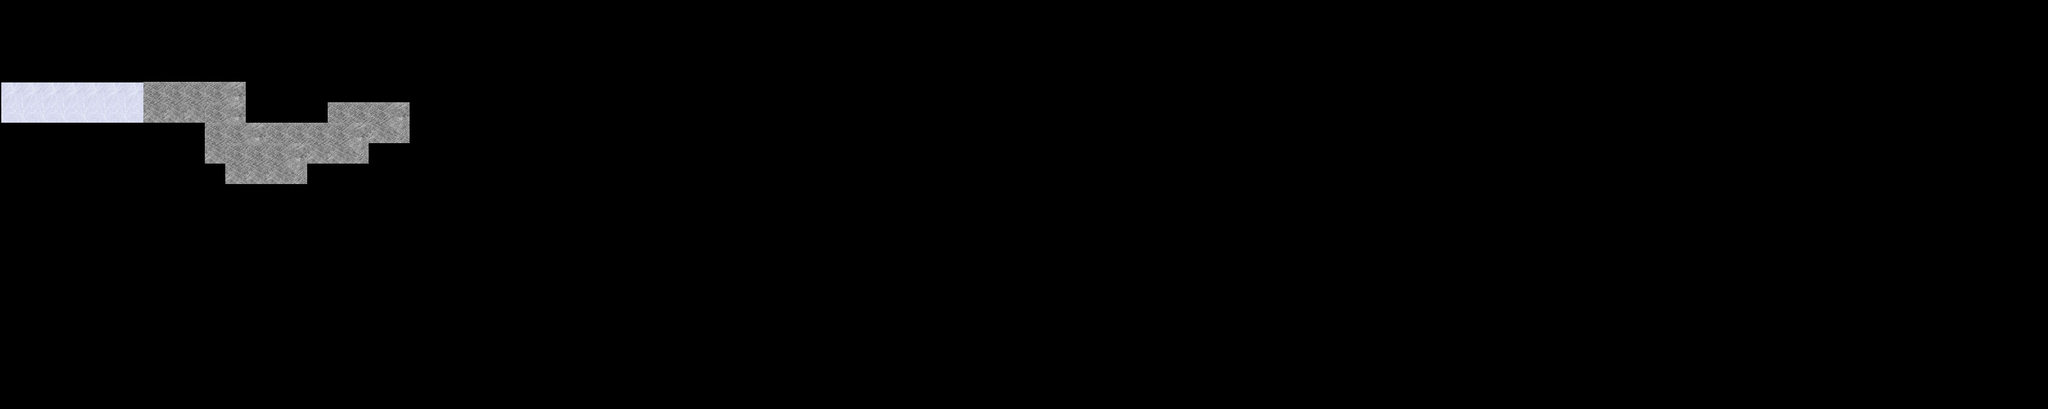

A level layout from a 2D game, rendered from its tile map. Below: a short description, then the map file with its tile-grid data intact:
An orthogonal 100x20 tile map with 32x32 px tiles, 1 tile layer (background) and 4 objects (player).

<map version="1.10" tiledversion="1.10.2" orientation="orthogonal" renderorder="right-down" width="100" height="20" tilewidth="32" tileheight="32" infinite="0" nextlayerid="3" nextobjectid="9">
 <tileset firstgid="1" source="tiles.tsx" />
 <layer id="1" name="background" width="100" height="20">
  <data encoding="csv">
0,0,0,0,0,0,0,0,0,0,0,0,0,0,0,0,0,0,0,0,0,0,0,0,0,0,0,0,0,0,0,0,0,0,0,0,0,0,0,0,0,0,0,0,0,0,0,0,0,47,0,0,0,0,0,0,0,0,0,0,0,0,0,0,0,0,0,0,0,0,0,0,0,0,0,0,0,0,0,0,0,0,0,0,0,0,0,0,0,0,0,0,0,0,0,0,0,0,0,0,
0,0,0,0,0,0,0,0,0,0,0,0,0,0,0,0,0,0,0,0,0,0,0,0,0,0,0,0,0,0,0,0,0,0,0,0,0,0,0,0,0,0,0,0,0,0,0,0,0,47,0,0,0,0,0,0,0,0,0,0,0,0,0,0,0,0,0,0,0,0,0,0,0,0,0,0,0,0,0,0,0,0,0,0,0,0,0,0,0,0,0,0,0,0,0,0,0,0,0,0,
0,0,0,0,0,0,0,0,0,0,0,0,0,0,0,0,0,0,77,77,77,77,77,0,0,0,0,0,0,0,0,0,0,0,0,0,0,0,0,0,0,0,0,0,0,0,0,0,0,47,0,0,0,0,0,0,0,0,0,0,0,0,0,0,0,0,0,0,0,0,0,0,0,0,0,0,0,0,0,0,0,0,0,0,0,0,0,0,0,0,0,0,0,0,0,0,0,0,0,0,
0,0,0,0,0,0,0,0,0,0,0,0,0,0,0,0,0,0,0,0,0,0,77,77,0,0,0,0,0,0,0,0,0,0,0,0,0,0,69,69,69,69,69,0,0,0,0,0,0,47,0,0,0,0,0,0,0,0,0,0,0,0,0,0,0,0,0,0,0,0,0,0,0,0,0,0,0,0,0,0,0,0,0,0,0,0,0,0,0,0,0,0,0,0,0,0,0,0,0,0,
0,0,0,0,0,0,0,0,0,0,0,0,0,0,0,0,0,0,0,0,0,0,0,77,77,0,0,0,0,0,0,0,0,0,0,69,69,69,69,0,0,0,76,0,0,0,0,0,0,47,0,0,0,0,0,0,0,0,0,0,70,70,70,70,70,70,70,70,70,0,70,0,70,0,70,0,70,0,70,0,70,0,0,0,0,0,0,0,0,0,0,0,0,0,0,0,0,0,0,0,
1,1,1,1,1,1,1,28,28,28,28,0,0,0,0,0,0,0,0,0,0,0,0,0,77,0,0,0,0,0,0,0,0,0,0,0,0,0,0,0,0,0,76,0,0,0,0,0,0,47,0,0,0,0,0,0,0,0,0,0,70,0,0,0,0,0,0,0,70,0,0,0,0,0,0,0,0,0,0,0,70,0,0,0,0,0,0,0,0,0,0,0,0,0,0,0,0,0,0,0,
0,0,0,0,0,0,0,0,0,0,28,0,0,0,0,0,28,28,28,0,0,0,0,0,77,0,0,0,0,0,0,0,0,0,0,0,0,0,0,0,0,0,76,0,0,65,0,0,0,65,65,65,65,65,65,65,65,75,0,0,0,0,0,0,0,0,0,0,70,0,0,0,0,0,0,0,0,0,0,0,70,0,0,0,0,0,0,0,0,0,0,0,0,0,0,0,0,0,0,0,
0,0,0,0,0,0,0,0,0,0,28,28,0,28,28,28,28,0,0,0,0,0,0,77,77,0,0,0,0,0,69,69,69,0,0,0,0,0,0,0,0,0,76,0,0,65,65,0,0,0,0,0,0,0,0,0,68,75,75,75,75,0,0,0,0,0,0,0,70,0,0,0,0,0,0,0,0,0,0,0,70,0,0,0,0,0,0,0,0,0,0,0,0,0,0,0,0,0,0,0,
0,0,0,0,0,0,0,0,0,0,0,28,28,28,0,0,0,0,0,0,0,0,77,77,0,0,0,0,0,0,0,0,69,69,69,69,0,0,0,0,0,0,76,0,0,0,65,0,0,0,0,0,0,0,0,0,68,0,0,0,75,0,0,0,0,0,0,0,70,0,70,0,70,0,70,0,70,0,70,70,70,70,70,0,0,0,0,0,0,0,0,0,0,0,0,0,0,0,0,0,
0,0,0,0,0,0,0,0,0,0,0,0,0,0,0,0,0,0,0,0,0,0,77,0,0,0,0,0,0,0,0,0,0,0,0,0,0,0,0,0,0,0,76,0,0,0,65,65,0,0,0,0,0,0,0,0,68,0,0,0,75,75,75,70,0,0,0,0,70,0,0,0,0,0,0,0,0,0,0,0,0,0,70,0,0,0,0,0,0,0,0,0,0,0,0,0,0,0,0,0,
0,0,0,0,0,0,0,0,0,0,0,0,0,0,0,0,0,0,0,0,77,77,77,0,0,0,0,0,0,0,0,0,0,0,0,0,0,0,0,69,69,0,76,0,0,0,0,65,65,0,0,0,0,0,0,0,68,0,0,0,0,0,0,70,70,70,0,0,70,0,0,0,0,0,0,0,0,0,0,0,0,0,70,0,0,0,0,0,0,0,0,0,0,0,0,0,0,0,0,0,
0,0,0,0,0,0,0,0,0,0,0,0,0,0,0,0,0,0,77,77,77,0,0,0,0,0,0,0,0,0,0,0,0,0,0,0,0,69,69,0,0,0,76,0,0,0,0,0,65,65,65,65,0,0,0,0,68,0,0,0,0,0,0,0,0,0,0,0,70,0,0,0,0,0,0,0,0,0,0,0,0,0,70,0,0,0,0,0,0,0,0,0,0,0,0,0,0,0,0,0,
0,0,0,0,0,0,0,0,64,64,64,0,0,0,0,0,77,77,77,0,0,0,0,0,0,0,0,0,0,0,0,0,0,69,69,69,69,69,0,0,0,0,76,0,0,0,0,0,0,0,0,0,0,0,0,0,68,0,0,0,0,0,0,0,0,0,0,75,70,0,0,0,0,0,0,0,0,0,0,0,70,0,70,0,0,0,0,0,0,0,0,0,0,0,0,0,0,0,0,0,
0,0,69,69,69,69,0,0,84,84,84,64,0,0,0,0,0,0,0,0,0,0,0,0,0,0,0,0,0,0,0,0,0,0,0,0,0,0,0,0,0,0,76,0,0,0,0,0,0,0,0,0,0,0,0,0,68,0,0,0,0,0,0,0,0,0,0,75,70,0,0,0,0,0,0,0,0,0,70,0,0,0,70,0,0,0,0,0,0,0,0,0,0,0,0,0,0,0,0,0,
0,0,69,0,0,69,69,0,0,0,84,84,64,64,64,64,64,0,0,0,0,0,0,0,0,0,0,0,0,0,64,64,64,64,0,0,0,0,0,0,0,0,76,0,0,0,0,0,0,0,0,0,65,65,65,68,68,0,0,0,0,0,0,0,0,75,75,75,70,0,0,0,0,0,0,0,70,0,0,0,0,0,70,0,0,0,0,0,0,0,0,0,0,0,0,0,0,0,0,0,
0,0,69,69,0,0,0,0,0,0,0,84,84,84,84,84,84,0,0,0,0,0,0,0,0,0,0,0,0,64,64,64,0,64,0,0,0,0,0,0,0,0,76,0,0,0,0,0,0,0,65,65,65,0,0,68,68,0,0,0,0,0,0,75,75,75,0,0,70,0,0,0,0,0,70,0,0,0,0,0,0,0,84,84,84,84,84,84,84,84,84,84,84,84,84,84,84,84,84,84,
0,0,0,69,69,69,69,0,0,0,0,0,0,0,0,0,0,0,0,0,0,0,0,0,0,0,0,0,0,64,64,0,64,64,0,0,0,0,0,0,0,0,76,0,0,0,0,0,0,0,65,0,68,0,0,68,68,0,0,0,0,75,75,75,0,0,0,0,70,70,70,0,70,0,0,0,0,0,70,70,70,70,70,0,0,0,0,0,0,0,0,0,0,0,0,0,0,0,0,84,
0,0,0,0,0,0,69,69,69,69,0,0,0,0,0,0,0,0,0,0,0,0,0,0,0,0,0,0,64,64,0,0,64,0,0,0,0,0,0,0,0,0,76,0,0,0,0,0,0,0,65,0,68,0,0,0,0,0,0,0,0,75,0,0,0,0,0,0,70,70,70,70,70,0,0,0,0,0,0,0,0,0,0,0,0,0,0,0,0,0,0,0,0,0,0,0,0,0,0,84,
0,0,0,0,0,0,0,0,0,0,0,0,0,0,0,0,0,0,0,0,0,0,0,0,0,0,0,64,64,64,64,64,0,0,0,0,0,0,0,0,0,0,0,76,0,0,0,0,65,65,65,0,68,0,0,0,0,0,0,0,75,0,0,0,0,0,0,0,70,70,70,70,70,70,0,0,0,0,0,0,0,0,0,0,0,0,0,0,0,0,0,0,0,0,0,0,0,0,0,84,
69,69,69,69,69,69,69,69,69,69,69,69,69,69,69,0,0,0,0,0,0,0,0,0,0,64,64,64,0,64,0,0,0,0,0,0,0,0,0,0,0,0,0,0,65,65,65,65,65,0,0,0,68,68,68,68,68,68,68,68,75,0,0,0,0,0,0,0,70,70,70,70,70,70,70,70,70,0,0,84,84,84,84,84,84,84,84,84,84,84,84,84,84,84,84,84,84,84,84,84
</data>
 </layer>
 <objectgroup id="2" name="objects">
  <object id="1" x="0" y="128">
   <polygon points="0,0 0,64 320,64 320,0" />
  </object>
  <object id="2" x="320" y="128">
   <polygon points="0,0 0,128 64,128 64,0" />
  </object>
  <object id="3" x="512" y="160">
   <polygon points="0,0 128,0 128,64 0,64" />
  </object>
  <object id="7" name="player" x="288" y="64" width="32" height="32" />
 </objectgroup>
</map>
